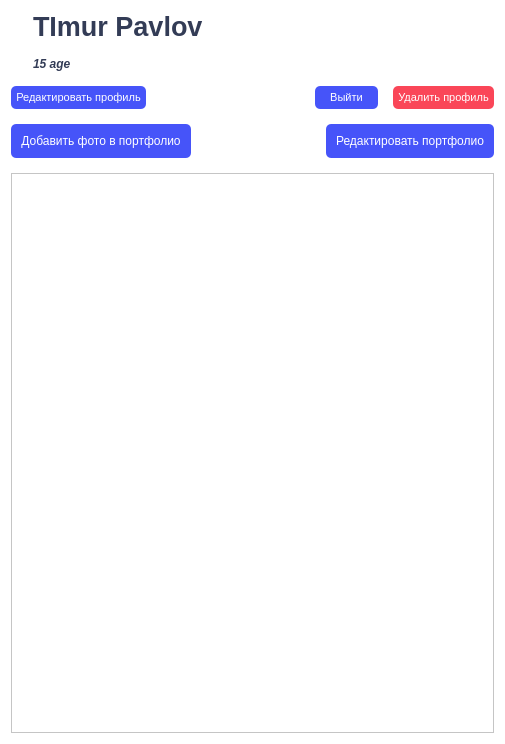
<?xml version="1.0" encoding="UTF-8"?>
<ui version="4.0">
 <class>Form</class>
 <widget class="QWidget" name="Form">
  <property name="geometry">
   <rect>
    <x>0</x>
    <y>0</y>
    <width>505</width>
    <height>744</height>
   </rect>
  </property>
  <property name="windowTitle">
   <string>Form</string>
  </property>
  <property name="styleSheet">
   <string notr="true">background-color: white;</string>
  </property>
  <layout class="QVBoxLayout" name="verticalLayout_2">
   <property name="spacing">
    <number>15</number>
   </property>
   <item>
    <layout class="QHBoxLayout" name="horizontalLayout">
     <property name="sizeConstraint">
      <enum>QLayout::SetFixedSize</enum>
     </property>
     <item>
      <widget class="QLabel" name="lbl_profile_image">
       <property name="maximumSize">
        <size>
         <width>80</width>
         <height>80</height>
        </size>
       </property>
       <property name="text">
        <string/>
       </property>
       <property name="pixmap">
        <pixmap>../images/user.png</pixmap>
       </property>
       <property name="scaledContents">
        <bool>true</bool>
       </property>
      </widget>
     </item>
     <item>
      <layout class="QVBoxLayout" name="verticalLayout">
       <item>
        <widget class="QLabel" name="lbl_name">
         <property name="font">
          <font>
           <pointsize>20</pointsize>
           <weight>75</weight>
           <bold>true</bold>
          </font>
         </property>
         <property name="styleSheet">
          <string notr="true">color: #333c56;</string>
         </property>
         <property name="text">
          <string>TImur Pavlov</string>
         </property>
        </widget>
       </item>
       <item>
        <widget class="QLabel" name="lbl_age">
         <property name="font">
          <font>
           <weight>75</weight>
           <italic>true</italic>
           <bold>true</bold>
          </font>
         </property>
         <property name="styleSheet">
          <string notr="true">color: #333c56;</string>
         </property>
         <property name="text">
          <string>15 age</string>
         </property>
        </widget>
       </item>
      </layout>
     </item>
     <item>
      <spacer name="horizontalSpacer">
       <property name="orientation">
        <enum>Qt::Horizontal</enum>
       </property>
       <property name="sizeHint" stdset="0">
        <size>
         <width>40</width>
         <height>20</height>
        </size>
       </property>
      </spacer>
     </item>
    </layout>
   </item>
   <item>
    <layout class="QHBoxLayout" name="horizontalLayout_3">
     <item>
      <widget class="QPushButton" name="btn_edit_profile">
       <property name="font">
        <font>
         <pointsize>8</pointsize>
        </font>
       </property>
       <property name="styleSheet">
        <string notr="true">background-color: #4654f9;
border-width: 2px;
border-radius: 5px;
color: white;
padding: 5px;</string>
       </property>
       <property name="text">
        <string>Редактировать профиль</string>
       </property>
      </widget>
     </item>
     <item>
      <spacer name="horizontalSpacer_3">
       <property name="orientation">
        <enum>Qt::Horizontal</enum>
       </property>
       <property name="sizeHint" stdset="0">
        <size>
         <width>40</width>
         <height>20</height>
        </size>
       </property>
      </spacer>
     </item>
     <item>
      <widget class="QPushButton" name="btn_exit">
       <property name="font">
        <font>
         <pointsize>8</pointsize>
        </font>
       </property>
       <property name="styleSheet">
        <string notr="true">background-color: #4654f9;
border-width: 2px;
border-radius: 5px;
color: white;
padding: 5px 15px;</string>
       </property>
       <property name="text">
        <string>Выйти</string>
       </property>
      </widget>
     </item>
     <item>
      <widget class="QPushButton" name="btn_delete_profile">
       <property name="font">
        <font>
         <pointsize>8</pointsize>
        </font>
       </property>
       <property name="styleSheet">
        <string notr="true">background-color: #fa4658;
border-width: 2px;
border-radius: 5px;
color: white;
padding: 5px;</string>
       </property>
       <property name="text">
        <string>Удалить профиль</string>
       </property>
      </widget>
     </item>
    </layout>
   </item>
   <item>
    <layout class="QHBoxLayout" name="horizontalLayout_2">
     <item>
      <widget class="QPushButton" name="btn_add_img_to_portfolio">
       <property name="styleSheet">
        <string notr="true">padding: 10px;
background-color: #4654f9;
border-width: 2px;
border-radius: 5px;
color: white;
</string>
       </property>
       <property name="text">
        <string>Добавить фото в портфолио</string>
       </property>
      </widget>
     </item>
     <item>
      <spacer name="horizontalSpacer_4">
       <property name="orientation">
        <enum>Qt::Horizontal</enum>
       </property>
       <property name="sizeHint" stdset="0">
        <size>
         <width>40</width>
         <height>20</height>
        </size>
       </property>
      </spacer>
     </item>
     <item>
      <widget class="QPushButton" name="btn_edit_portfolio">
       <property name="styleSheet">
        <string notr="true">padding: 10px;
background-color: #4654f9;
border-width: 2px;
border-radius: 5px;
color: white;
</string>
       </property>
       <property name="text">
        <string>Редактировать портфолио</string>
       </property>
      </widget>
     </item>
    </layout>
   </item>
   <item>
    <widget class="QPortfolioFeed" name="feed_portfolio">
     <property name="widgetResizable">
      <bool>true</bool>
     </property>
     <widget class="QWidget" name="scrollAreaWidgetContents">
      <property name="geometry">
       <rect>
        <x>0</x>
        <y>0</y>
        <width>485</width>
        <height>555</height>
       </rect>
      </property>
     </widget>
    </widget>
   </item>
  </layout>
 </widget>
 <customwidgets>
  <customwidget>
   <class>QPortfolioFeed</class>
   <extends>QScrollArea</extends>
   <header location="global">qportfoliofeed.h</header>
   <container>1</container>
  </customwidget>
 </customwidgets>
 <resources/>
 <connections/>
</ui>
